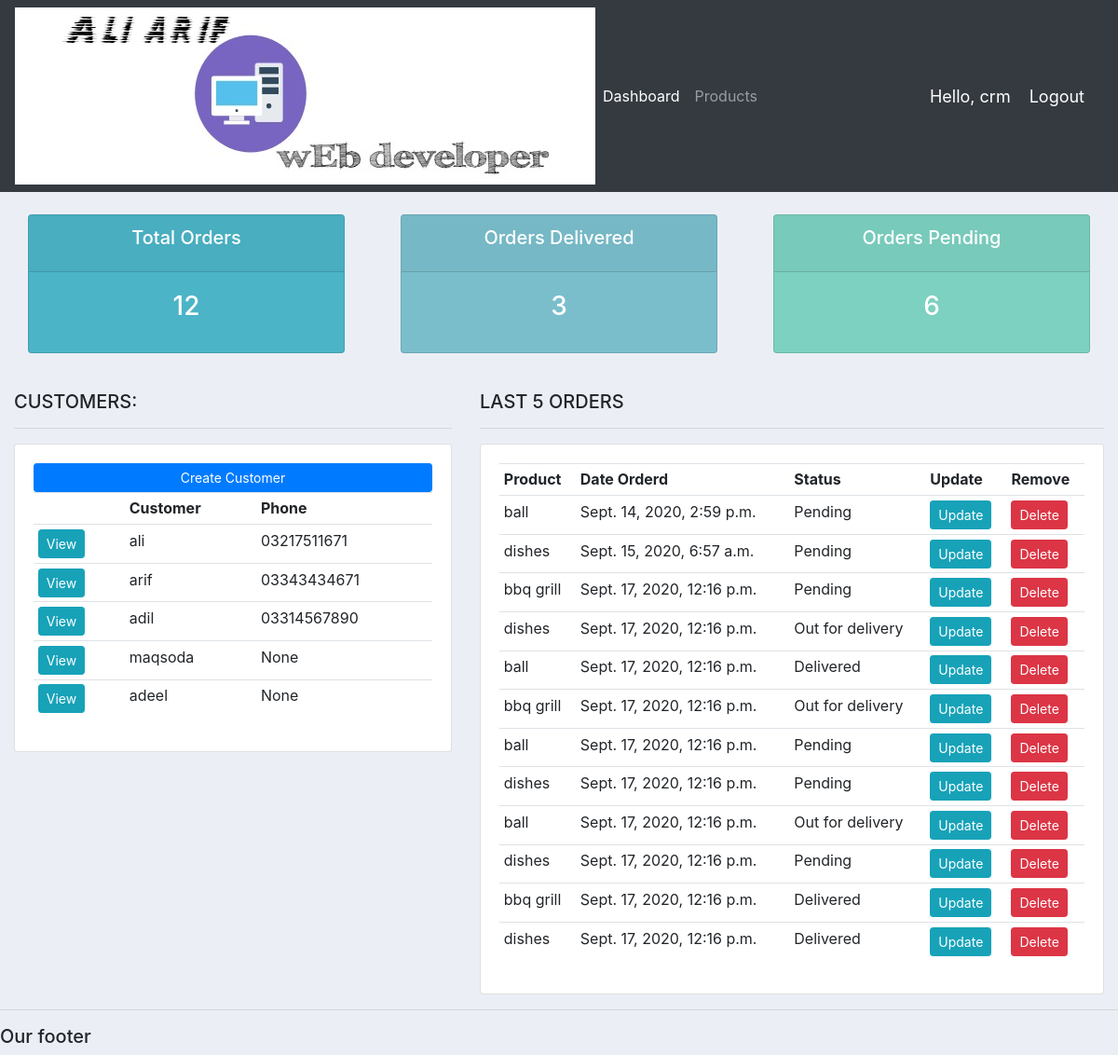
The app's page / (signed in) with its own data.
### accounts/models.py (models this page shows, shortened)
class Customer(models.Model):
    user = models.OneToOneField(User, null=True, on_delete=models.CASCADE)
    name = models.CharField(max_length=200, null=True)
    phone = models.CharField(max_length=200, null=True)
    email = models.CharField(max_length=200, null=True)
    profile_pic = models.ImageField(default="profile1.png", null=True, blank=True)
    date_created = models.DateTimeField(auto_now_add=True, null=True)

class Order(models.Model):
    STATUS = (
            ('Pending', 'Pending'),
            ('Out for delivery', 'Out for delivery'),
            ('Delivered', 'Delivered'),
    )
    customer = models.ForeignKey(Customer, null=True, on_delete=models.SET_NULL)
    product = models.ForeignKey(Product, null=True, on_delete=models.SET_NULL)
    date_created = models.DateTimeField(auto_now_add=True, null=True)
    status = models.CharField(max_length=200, null=True, choices=STATUS)
    note = models.CharField(max_length=1000, null=True)

class Product(models.Model):
    CATEGORY = (
            ('Indoor', 'Indoor'),
            ('Outdoor', 'Outdoor'),
    )
    name = models.CharField(max_length=200, null=True)
    price = models.FloatField(null=True)
    category = models.CharField(max_length=200, null=True, choices=CATEGORY)
    description =models.CharField(max_length=200, null=True, blank=True)
    date_created = models.DateTimeField(auto_now_add=True, null=True)
    tags = models.ManyToManyField(Tag)
    def __str__(self):
        return self.name

### accounts/decorators.py (the view)
    def wrapper_function(request, *args, **kwargs):
        group = None
        if request.user.groups.exists():
            group = request.user.groups.all()[0].name
        if group == 'customer':
            return redirect('user-page')
        if group == 'admin':
            return view_func(request, *args, **kwargs)

### accounts/views.py (called while the page is built)
@login_required(login_url='login')
@admin_only
def home(request):
    orders = Order.objects.all()
    customers = Customer.objects.all()
    total_customers = customers.count()
    total_orders = orders.count()
    delivered = orders.filter(status='Delivered').count()
    pending = orders.filter(status='Pending').count()
    context = {'orders':orders, 'customers':customers, 'total_orders':total_orders,'delivered':delivered, 'pending':pending }
    return render(request, 'accounts/dashboard.html', context)

### accounts/templates/accounts/dashboard.html
{%  extends 'accounts/main.html' %}
{% block content %}
{%  include 'accounts/status.html' %}
<br>
<div class="row">
	<div class="col-md-5">
		<h5>CUSTOMERS:</h5>
		<hr>
		<div class="card card-body">
			<a class="btn btn-primary  btn-sm btn-block" href="">Create Customer</a>
			<table class="table table-sm">
				<tr>
					<th></th>
					<th>Customer</th>
					<th>Phone</th>
				</tr>
				{% for customer in customers %}
					<tr>
						<td><a class="btn btn-sm btn-info" href="{% url 'customer' customer.id %}">View</a></td>
						<td>{{customer.name}}</td>
						<td>{{customer.phone}}</td>
					</tr>
				{% endfor %}
			</table>
		</div>
	</div>
	<div class="col-md-7">
		<h5>LAST 5 ORDERS</h5>
		<hr>
		<div class="card card-body">
			<table class="table table-sm">
				<tr>
					<th>Product</th>
					<th>Date Orderd</th>
					<th>Status</th>
					<th>Update</th>
					<th>Remove</th>
				</tr>
				{% for order in orders %}
					<tr>
						<td>{{order.product}}</td>
						<td>{{order.date_created}}</td>
						<td>{{order.status}}</td>
						<td><a class="btn btn-sm btn-info" href="{% url 'update_order' order.id %}">Update</a></td>
						<td><a class="btn btn-sm btn-danger" href="{% url 'delete_order' order.id %}">Delete</a></td>
					</tr>
				{% endfor %}
			</table>
		</div>
	</div>
</div>
{% endblock %}

### accounts/templates/accounts/main.html (shortened to what this page needs)
{% load static %}
<!DOCTYPE html>
<html lang="en">
<head>
	<link rel="stylesheet" href="https://stackpath.bootstrapcdn.com/bootstrap/4.3.1/css/bootstrap.min.css">
	<link rel="stylesheet" type="text/css" href="{% static '/css/main.css' %}">
</head>
<body>
    {%  include 'accounts/navbar.html' %}
	<div class="container-fluid">
    {% block content %}
    {% endblock %}
	</div>
    <hr>
    <h5>Our footer</h5>
</body>
</html>

### accounts/templates/accounts/navbar.html (shortened to what this page needs)
{% load static %}
<nav class="navbar navbar-expand-lg navbar-dark bg-dark">
  <img src="{% static 'images/ali.jpg' %}">
    <div class="collapse navbar-collapse" id="navbarNav">
      <ul class="navbar-nav">
        {% if request.user.is_staff %}
        <li class="nav-item active">
          <a class="nav-link" href="{% url 'home' %}">Dashboard</a>
        </li>
        <li class="nav-item">
          <a class="nav-link" href="{% url 'product' %}">Products</a>
        </li>
        {% else %}
       <li class="nav-item">
        <a class="nav-link" href="{% url 'account' %}">Settings</a>
      </li>
          {% endif %}
      </ul>
    </div>
    <span class="hello-msg">Hello, {{request.user}}</span>
  <span ><a  class="hello-msg" href="{% url 'logout' %}">Logout</a></span>
  </nav>

### accounts/templates/accounts/status.html
<br>
<div class="row">
	<div class="col">
		<div class="col-md">
			<div class="card text-center text-white  mb-3" id="total-orders">
			  	<div class="card-header">
			  		<h5 class="card-title">Total Orders</h5>
			  	</div>
			  	<div class="card-body">
			    	<h3 class="card-title">{{total_orders}}</h3>
			  	</div>
			</div>
		</div>
	</div>
	<div class="col">
		<div class="col-md">
			<div class="card text-center text-white  mb-3" id="orders-delivered">
			  	<div class="card-header">
			  		<h5 class="card-title">Orders Delivered</h5>
			  	</div>
			  	<div class="card-body">
			    	<h3 class="card-title">{{delivered}}</h3>
			  	</div>
			</div>
		</div>
	</div>
	<div class="col">
		<div class="col-md">
			<div class="card text-center text-white  mb-3" id="orders-pending">
			  	<div class="card-header">
			  		<h5 class="card-title">Orders Pending</h5>
			  	</div>
			  	<div class="card-body">
			    	<h3 class="card-title">{{pending}}</h3>
			  	</div>
			</div>
		</div>
	</div>
</div>

### static/css/main.css (style rules this page uses)
body { background-color: #ebeff5; }
#total-orders { background-color: #4cb4c7; }
#orders-delivered { background-color: #7abecc; }
#orders-pending { background-color: #7CD1C0; }

### accounts/templates/accounts/navbar.html (style rules this page uses)
.hello-msg { font-size: 18px; color: #fff; margin-right: 20px; }

### records on screen
Customer: name "ali", phone "03217511671"
Customer: name "arif", phone "03343434671"
Customer: name "adil", phone "03314567890"
Customer: name "maqsoda", phone "None"
Customer: name "adeel", phone "None"
Order: product "ball", date_created "Sept. 14, 2020, 2:59 p.m.", status "Pending"
Order: product "dishes", date_created "Sept. 15, 2020, 6:57 a.m.", status "Pending"
Order: product "bbq grill", date_created "Sept. 17, 2020, 12:16 p.m.", status "Pending"
Order: product "dishes", date_created "Sept. 17, 2020, 12:16 p.m.", status "Out for delivery"
Order: product "ball", date_created "Sept. 17, 2020, 12:16 p.m.", status "Delivered"
Order: product "bbq grill", date_created "Sept. 17, 2020, 12:16 p.m.", status "Out for delivery"
Order: product "ball", date_created "Sept. 17, 2020, 12:16 p.m.", status "Pending"
Order: product "dishes", date_created "Sept. 17, 2020, 12:16 p.m.", status "Pending"
Order: product "ball", date_created "Sept. 17, 2020, 12:16 p.m.", status "Out for delivery"
Order: product "dishes", date_created "Sept. 17, 2020, 12:16 p.m.", status "Pending"
Order: product "bbq grill", date_created "Sept. 17, 2020, 12:16 p.m.", status "Delivered"
Order: product "dishes", date_created "Sept. 17, 2020, 12:16 p.m.", status "Delivered"

### other values on screen
{{ request.user }} "crm"
{{ total_orders }} "12"
{{ delivered }} "3"
{{ pending }} "6"
